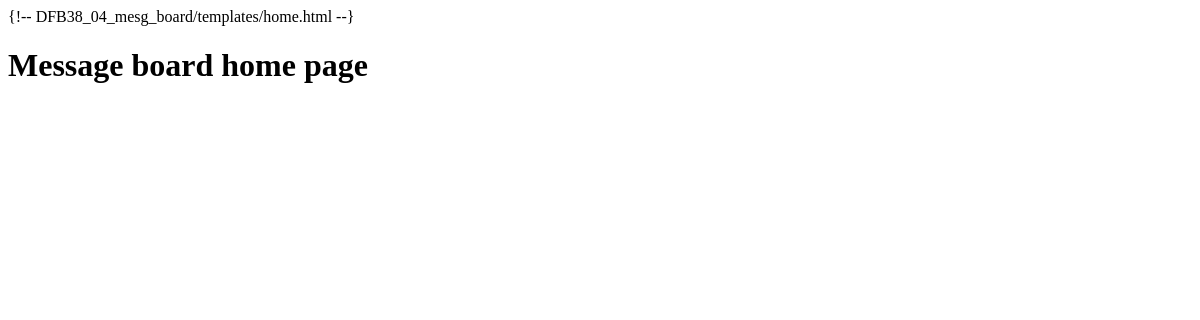
The app's page /, older data.
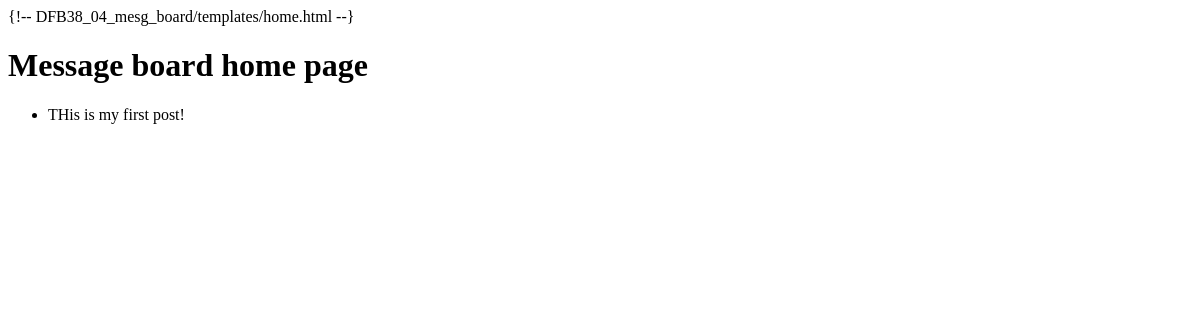
The same page, newer data.
### mb_posts_app/models.py (models this page shows, shortened)
class MbPost(models.Model):
	mbPostText = models.TextField()

### mb_posts_app/views.py (the view)
# urls.py: path("", HomePageView.as_view(), name="home"),
class HomePageView(ListView):
	model = MbPost
	template_name = "home.html"
	context_object_name = "all_mbposts_list"

### templates/home.html (shortened to what this page needs)
<h1>Message board home page </h1>
<ul>
  {% for mbPost in all_mbposts_list %}
    <li>{{ mbPost.mbPostText }}</li>
  {% endfor %}
</ul>

Row changes from the older to the newer data that the page shows:
added MbPost: mbPostText "THis is my first post!"
